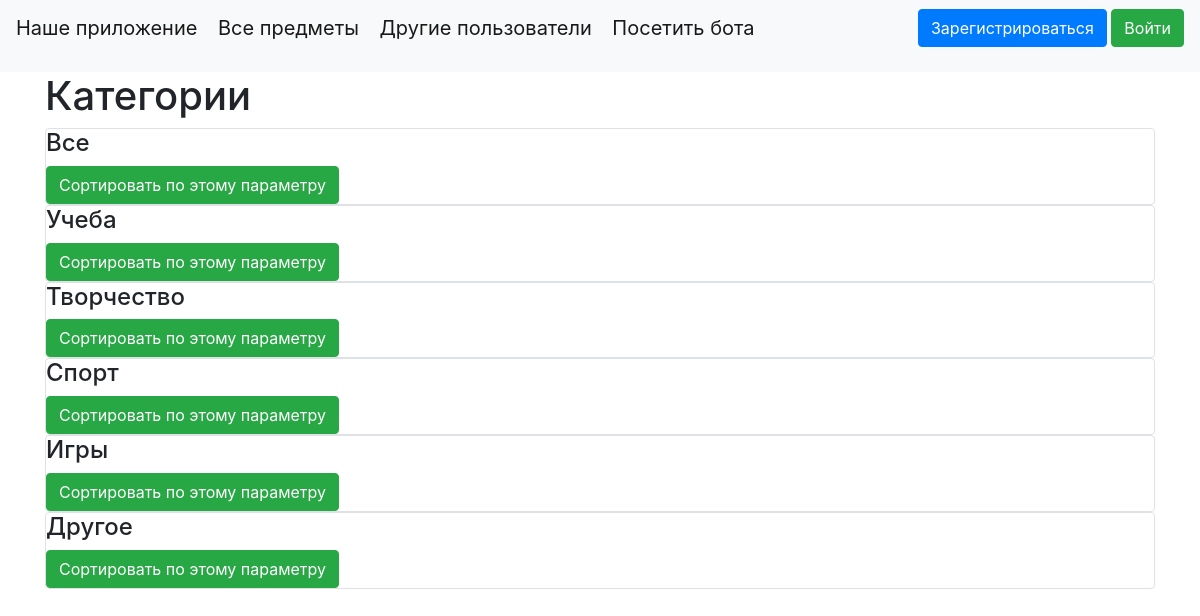
The app's page /sort_page with its own data.
### data/category.py (models this page shows)
class Category(SqlAlchemyBase):
    __tablename__ = 'categories'
    id = sqlalchemy.Column(sqlalchemy.Integer,
                           primary_key=True, autoincrement=True)
    name = sqlalchemy.Column(sqlalchemy.String, nullable=True)

### main.py (the view)
@app.route("/sort_page")
def sorting_page():
    db_sess = db_session.create_session()
    categories = db_sess.query(Category)
    return render_template("sort.html", categories=categories)

### data/db_session.py (called while the page is built)
def create_session() -> Session:
    global __factory
    return __factory()

### templates/sort.html
{% extends "base.html" %}
{% block content %}
<h1>Категории</h1>
{% for category in categories %}
<div class="col-md6 border rounded">
    <h4>{{ category.name }}</h4>
    <a class="btn btn-success" href=f"/sorted_by/{category.id}">Сортировать по этому параметру</a>
</div>
{% endfor %}
{% endblock %}

### records on screen
Category: name "Все"
Category: name "Учеба"
Category: name "Творчество"
Category: name "Спорт"
Category: name "Игры"
Category: name "Другое"
